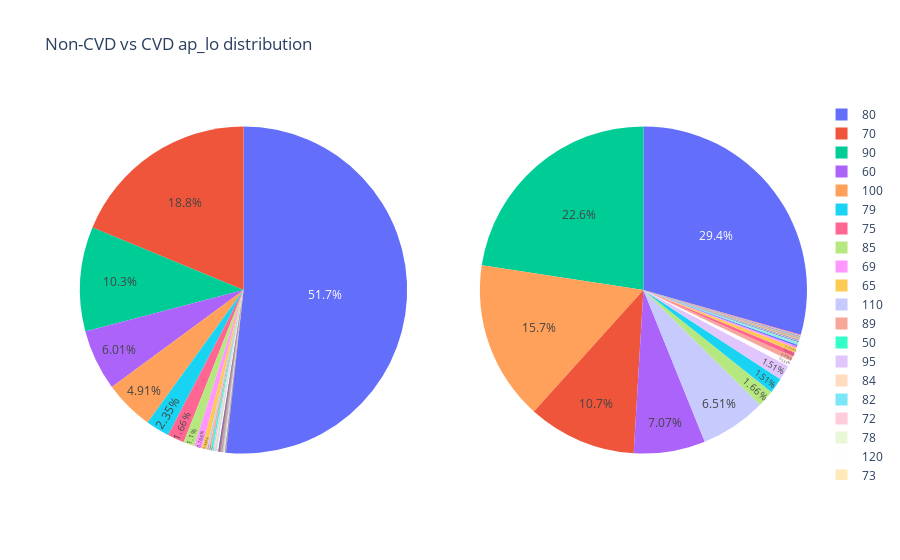

The notebook cell saved with this chart:
### Code cell
cvd = cleanedData.loc[cleanedData['cardio'] == 1, 'ap_hi'].copy()
non_cvd = cleanedData.loc[cleanedData['cardio'] == 0, 'ap_hi'].copy()

fig = make_subplots(rows=1, cols=2, specs=[[{"type": "pie"}, {"type": "pie"}]])

fig.update_layout(title_text="Non-CVD vs CVD ap_lo distribution", template="plotly_white")
fig.add_trace(go.Pie(values=non_cvd.value_counts().values, labels=cleanedData[cleanedData['cardio'] == 0]['ap_lo'].value_counts().index.to_list()),row=1, col=1)
fig.add_trace(go.Pie(values=cvd.value_counts().values, labels=cleanedData[cleanedData['cardio'] == 1]['ap_lo'].value_counts().index.to_list()),row=1, col=2)
fig.update_traces(textposition='inside')
fig.show()

### Figure 1 — Plotly figure (JSON) as saved in the notebook; plotly's stock layout.template omitted (floating-point values rounded to 4 significant figures)
{"data": [{"domain": {"x": [0, 0.45], "y": [0, 1]}, "labels": [80, 70, 90, 60, 100, 79, 75, 85, 69, 65, 110, 89, 50, 95, 84, 82, 72, 78, 120, 73, 83, 76, 74, 67, 59, 81, 77, 68, 92, 86, 87, 66, 64, 71, 96, 88, 63, 97, 94, 93, 62, 98, 99, 101, 61, 91, 57, 55, 105, 103, 58, 119, 54, 114, 112, 109, 108, 107, 106, 104, 52], "textposition": "inside", "type": "pie", "values": [17680, 6414, 3531, 2056, 1678, 805, 567, 376, 262, 167, 70, 66, 64, 48, 45, 27, 24, 17, 16, 15, 15, 13, 11, 11, 10, 10, 10, 9, 9, 9, 9, 8, 8, 8, 7, 7, 6, 6, 6, 6, 6, 6, 6, 5, 5, 4, 4, 4, 4, 4, 3, 3, 3, 3, 3, 3, 3, 3, 3, 3, 3, 3, 2, 2, 2, 2, 2, 2, 2, 2, 2, 1, 1, 1, 1, 1, 1, 1, 1, 1, 1, 1]}, {"domain": {"x": [0.55, 1], "y": [0, 1]}, "labels": [80, 90, 100, 70, 60, 110, 85, 79, 95, 120, 89, 75, 65, 69, 87, 91, 99, 82, 86, 105, 50, 83, 88, 84, 94, 98, 74, 92, 81, 78, 97, 59, 93, 115, 71, 96, 76, 103, 73, 109, 77, 72, 104, 106, 102, 67, 62, 58, 68, 53, 55, 113, 61, 101, 64, 57, 56, 119, 66, 52, 111, 108], "textposition": "inside", "type": "pie", "values": [9716, 7463, 5199, 3543, 2335, 2152, 547, 500, 499, 176, 165, 147, 140, 67, 50, 32, 18, 15, 11, 10, 10, 10, 10, 10, 9, 9, 9, 9, 9, 8, 7, 7, 7, 7, 6, 6, 6, 6, 6, 6, 6, 5, 5, 5, 5, 5, 5, 5, 5, 5, 5, 4, 4, 4, 4, 4, 3, 3, 3, 3, 3, 3, 3, 3, 3, 3, 3, 2, 2, 2, 2, 2, 2, 2, 1, 1, 1, 1, 1, 1, 1, 1]}], "layout": {"title": {"text": "Non-CVD vs CVD ap_lo distribution"}}}
